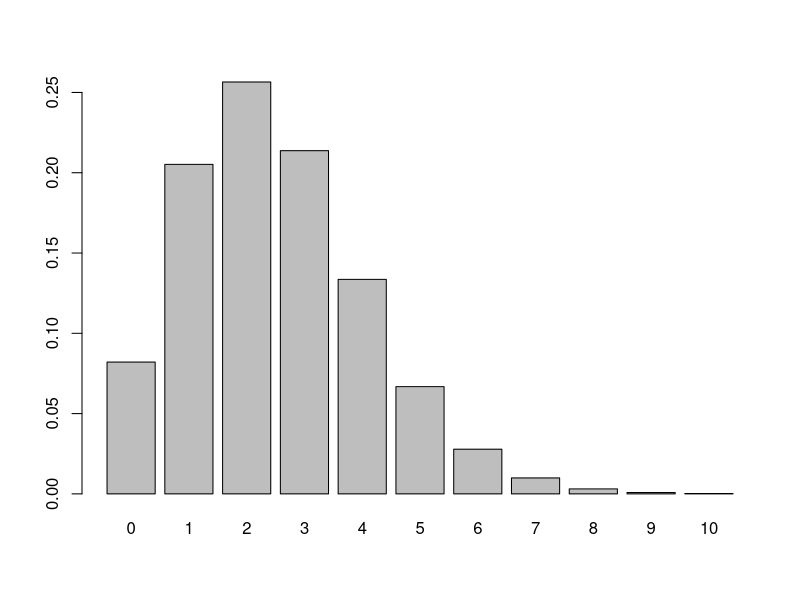

Here is the R script that generated this plot:
# Obtain the probability distribution function (for values x=0,1,...,10)
x <- seq(0,10)
lambda <- 2.5
px <- dpois(x, lambda)

# Create bar chart of PDF
barplot(height=px, names=x)
